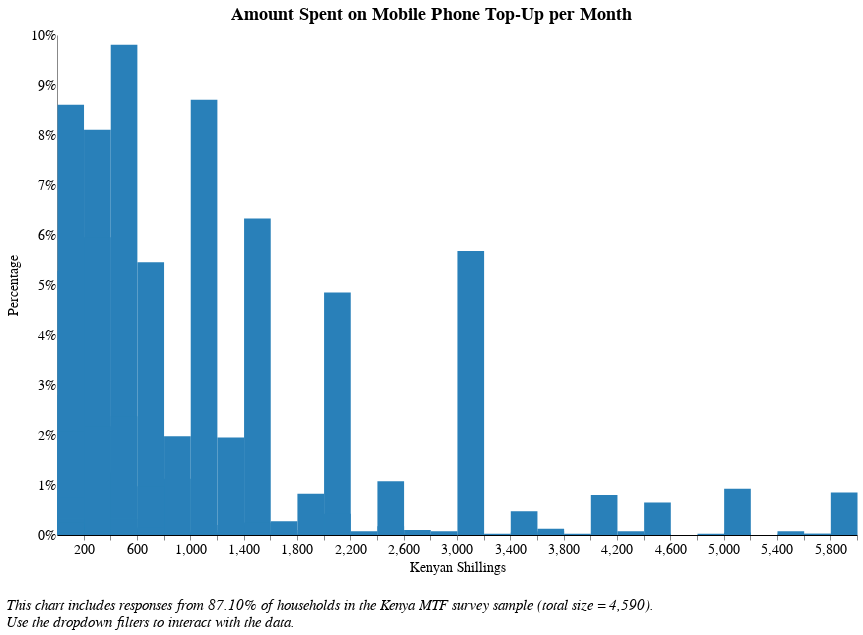

The code cell stored with this chart in its notebook:
### Code cell
# l15

# L.2
alt.data_transformers.disable_max_rows()
source1 = section_l[section_l[['l_l_15']].notnull().all(1)]

c_1 = source1['l_l_15'] != 'NaN'
c_2 = source1['elc_aggr_tier'] != 'NaN'

source = source1[conjunction(c_1,c_2)]
df = source[['elc_aggr_tier','l_l_15', 'locality_ur']]

chart = alt.Chart(df).transform_joinaggregate(
    total='count(*)'
).transform_calculate(
    pct='1 / datum.total'                
).mark_rect(color = '#2980B9'
).encode(
    x = alt.X('l_l_15', 
              bin=alt.Bin(extent=[1, 6000], step=200), 
              scale = alt.Scale(domain=(1, 6000),clamp = True),
              axis = alt.Axis(title = "Kenyan Shillings ")),
    y= alt.Y('sum(pct):Q', axis=alt.Axis(format='%'), title = "Percentage"),
    tooltip = [alt.Tooltip('l_l_15:N', title = "Response (Binned)"), 
               alt.Tooltip('sum(pct):Q', format = '.2%', title = "")]
).properties(
    width = 800,
    height = 500,
    title = "Amount Spent on Mobile Phone Top-up "
)

# Tier filter
tiers = [None, 'Tier 0', 'Tier 1', 'Tier 2', 'Tier 3', 'Tier 4', 'Tier 5']
tier_labels = ['All Tiers', 'Tier 0', 'Tier 1', 'Tier 2', 'Tier 3', 'Tier 4', 'Tier 5']
tier_dropdown=alt.binding_select(options=tiers, labels = tier_labels, name = "Electricity Tier  ")
tier_select=alt.selection_single(fields=['elc_aggr_tier'],
                                bind=tier_dropdown)

locality_options = [None, 'Urban', 'Rural']
locality_labels = ['National', 'Urban', 'Rural']

locality_dropdown=alt.binding_select(
    options= locality_options, 
    labels = locality_labels, 
    name = "Locality Breakdown  ")
locality_select=alt.selection_single(
    fields=['locality_ur'],
    bind=locality_dropdown)

# charts

chart = (chart).add_selection(
    tier_select
).transform_filter(
    tier_select 
).add_selection(
    locality_select
).transform_filter(
    locality_select
)

chart = chart.properties(
    title={
      "text": ["Amount Spent on Mobile Phone Top-Up per Month"],
      "color": "black",
        "font": 'Times New Roman'
    }
)

final = alt.concat(chart,
    title=alt.TitleParams(
        ['', '',  
         'This chart includes responses from 87.10% of households in the Kenya MTF survey sample (total size = 4,590).',
         'Use the dropdown filters to interact with the data.'],
        baseline='bottom',
        orient='bottom',
        anchor='start',
        font = 'Times New Roman',
        fontWeight='normal',
        fontStyle = "italic",
        fontSize=15)
)

final = final.configure(font = 'Times New Roman')
final

### Figure 1 — Vega-Lite specification as saved in the notebook (floating-point values rounded to 4 significant figures; data arrays with more than 128 entries replaced by an {"elided": "..."} marker saying what was removed)
{"width": 800, "height": 400, "config": {"title": {"fontSize": 18, "font": "Times New Roman", "anchor": "center", "fontColor": "#000000"}, "axisX": {"domain": true, "domainColor": "#000000", "grid": false, "labelFont": "Times New Roman", "labelFontSize": 14, "titleFont": "Times New Roman", "titleFontSize": 14, "titleFontWeight": "normal", "title": "X Axis Title (units)"}, "axisY": {"domain": true, "grid": false, "gridColor": "#DEDDDD", "gridWidth": 1, "labelFont": "Times New Roman", "labelFontSize": 14, "labelAngle": 0, "ticks": false, "titleFont": "Times New Roman", "titleFontSize": 14, "titleFontWeight": "normal", "titlePadding": 10, "title": "Y Axis Title (units)"}, "range": {"category": ["#2980B9", "#003366", "#FFAE19", "#D68910", "#E67E22", "#D35400", "#FF4500", "#FF6162", "#438B28", "#45B39D", "#99ADC1", "#212F3C"]}, "legend": {"labelFont": "Times New Roman", "labelFontSize": 14, "symbolType": "square", "symbolSize": 100, "titleFont": "Times New Roman", "titleFontSize": 14, "titleFontWeight": "normal", "title": "Legend", "orient": "right", "offset": 0}, "tooltip": {"font": "Open Sans"}, "view": {"stroke": "transparent", "text": {"font": "Times New Roman", "color": ["#2980B9", "#003366", "#FFAE19", "#D68910", "#E67E22", "#D35400", "#FF4500", "#FF6162", "#438B28", "#45B39D", "#99ADC1", "#212F3C"], "fontSize": 14, "align": "right", "fontWeight": 400, "size": 14}, "bar": {"size": 40, "binSpacing": 1, "continuousBandSize": 30, "discreteBandSize": 30, "fill": ["#2980B9", "#003366", "#FFAE19", "#D68910", "#E67E22", "#D35400", "#FF4500", "#FF6162", "#438B28", "#45B39D", "#99ADC1", "#212F3C"], "stroke": false}}, "font": "Times New Roman"}, "concat": [{"mark": {"type": "rect", "color": "#2980B9"}, "encoding": {"tooltip": [{"type": "nominal", "field": "l_l_15", "title": "Response (Binned)"}, {"type": "quantitative", "aggregate": "sum", "field": "pct", "format": ".2%", "title": ""}], "x": {"type": "quantitative", "axis": {"title": "Kenyan Shillings "}, "bin": {"extent": [1, 6000], "step": 200}, "field": "l_l_15", "scale": {"clamp": true, "domain": [1, 6000]}}, "y": {"type": "quantitative", "aggregate": "sum", "axis": {"format": "%"}, "field": "pct", "title": "Percentage"}}, "height": 500, "selection": {"selector013": {"type": "single", "fields": ["elc_aggr_tier"], "bind": {"input": "select", "options": [null, "Tier 0", "Tier 1", "Tier 2", "Tier 3", "Tier 4", "Tier 5"], "labels": ["All Tiers", "Tier 0", "Tier 1", "Tier 2", "Tier 3", "Tier 4", "Tier 5"], "name": "Electricity Tier  "}}, "selector014": {"type": "single", "fields": ["locality_ur"], "bind": {"input": "select", "options": [null, "Urban", "Rural"], "labels": ["National", "Urban", "Rural"], "name": "Locality Breakdown  "}}}, "title": {"text": ["Amount Spent on Mobile Phone Top-Up per Month"], "color": "black", "font": "Times New Roman"}, "transform": [{"joinaggregate": [{"op": "count", "field": "*", "as": "total"}]}, {"calculate": "1 / datum.total", "as": "pct"}, {"filter": {"selection": "selector013"}}, {"filter": {"selection": "selector014"}}], "width": 800}], "data": {"name": "data-f55d0eac2481888c215a9a0320e4c3f7"}, "title": {"text": ["", "", "This chart includes responses from 87.10% of households in the Kenya MTF survey sample (total size = 4,590).", "Use the dropdown filters to interact with the data."], "anchor": "start", "baseline": "bottom", "font": "Times New Roman", "fontSize": 15, "fontStyle": "italic", "fontWeight": "normal", "orient": "bottom"}, "$schema": "https://vega.github.io/schema/vega-lite/v4.8.1.json", "datasets": {"data-f55d0eac2481888c215a9a0320e4c3f7": {"elided": "3998 records"}}}
